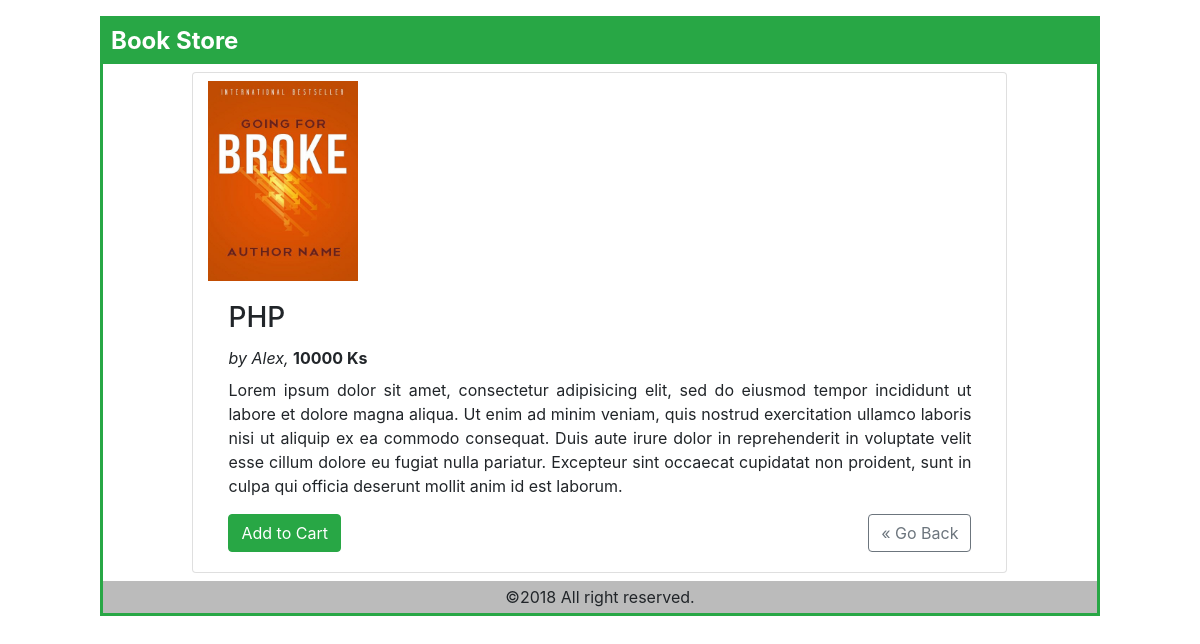
Page /book-detail.php?id=1 on the committed database.
### tables this page shows
CREATE TABLE `books` (
  `id` int(11) NOT NULL,
  `title` varchar(255) NOT NULL,
  `author` varchar(255) NOT NULL,
  `summary` text NOT NULL,
  `price` float NOT NULL,
  `category_id` int(11) NOT NULL,
  `cover` varchar(255) NOT NULL,
  `created_date` datetime NOT NULL,
  `modified_date` datetime NOT NULL
);

### book-detail.php (the view)
<?php $title = "Book Detail";include 'layouts/header.php';
include 'admin/confs/config.php';
$id = $_GET['id'];
$book = mysqli_query($conn, "SELECT * FROM books WHERE id = $id");
$row = mysqli_fetch_assoc($book);
?>
<div class="container border border-success col-md-10 my-3 b-w-3">
	<div class="row p-0 bg-success">
		<a href="index.php" style="text-decoration: none;">
			<h1 class="font-b font-24 m-2 text-white">
				Book Store
			</h1>
		</a>
	</div>
	<div class="row p-2">
		<div class="card col-md-10 offset-md-1 pt-2">
		  	<img src="admin/covers/<?= $row['cover']; ?>" style="height: 200px;width: 150px;">
		  <div class="card-body">
		    <h3 class="card-title"><?= $row['title']; ?></h3>
		    <i>by <?= $row['author'];?>,</i>
		    <b><?= $row['price']; ?> Ks</b>
		 	<p class="mt-2 text-justify"><?= $row['summary']; ?></p>
		 	<a href="add-to-cart.php?id=<?=$row['id'];?>" class="card-link btn btn-success">Add to Cart</a>
    		<a href="index.php" class="card-link float-right btn btn-outline-secondary">&laquo; Go Back</a>
		  </div>
		</div>
	</div>
	<div class="row">
		<div class="col-12 bg-footer text-center py-1">
			<?php
				echo "&copy;".date('Y')." All right reserved.";
			?>
		</div>
	</div>
</div>
<?php include 'layouts/footer.php';?>

### assets/css/style.css (style rules this page uses)
.b-w-3 { border-width: 3px !important; }
.font-24 { font-size: 24px; }
.font-b { font-weight: bold; }
.bg-footer { background: #BBB !important; }

### rows in the picture
books: cover (picture), title "PHP", author "Alex", price "10000", summary "Lorem ipsum dolor sit amet, consectetur adipisicing elit, sed do eiusmod tempor incididunt ut labore et dolore magna aliqua. Ut enim ad minim veniam, quis nostrud exercitation ullamco laboris nisi ut aliquip ex ea commodo consequat. Duis aute irure dolor in reprehenderit in voluptate velit esse cillum dolore eu fugiat nulla pariatur. Excepteur sint occaecat cupidatat non proident, sunt in culpa qui officia deserunt mollit anim id est laborum."
